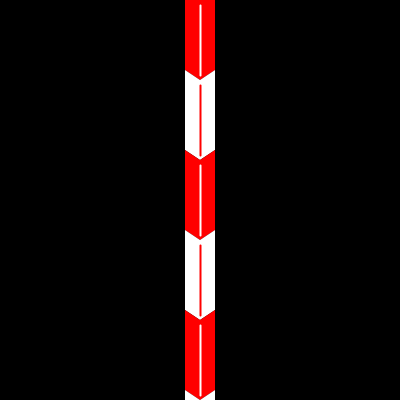
Frame 1 (no input)
Frame 60 (the mouse pressed at the canvas centre just before this capture): identical to frame 1, image omitted
Frame 120 (the mouse held since frame 60 and released just before this capture): identical to frame 1, image omitted

The Processing sketch that drew this single still picture (run headless with seeded random() and noise(); from frame 60 on, the mouse is pressed at the canvas centre):

// Processing sketch: VJ_moyou
// ── VJ_moyou.pde
Arrow a;

void setup(){
  size(400,400);
  background(0,0,0);
  colorMode(HSB,360,100,100,100);
  a=new Arrow(200,0,80,15,10,0,100);
}

void draw(){
  a.arrow_draw();
}

class Arrow{
  float c_x;
  float c_y;
  float lengh;
  float wid;
  float displacement;
  float a_h;
  float a_s;
  float s_point;
  
  Arrow(float x,float y,float l,float w,float d,float h,float s){
    c_x=x;
    c_y=y;
    lengh=l;
    wid=w;
    displacement=d;
    a_h=h;
    a_s=s;
    s_point=5;
  }
  void a_draw(){
    fill(a_h,a_s,100,100);
    noStroke();
    quad(c_x,c_y,c_x,c_y+lengh,c_x+wid,c_y+lengh-displacement,c_x+wid,c_y-displacement);
    quad(c_x,c_y,c_x,c_y+lengh,c_x-wid,c_y+lengh-displacement,c_x-wid,c_y-displacement);
    strokeWeight(2);
    stroke(0,0,100);
    line(c_x,c_y+s_point,c_x,c_y+lengh-s_point);
    fill(0,0,100);
    noStroke();
    quad(c_x,c_y+lengh,c_x,c_y+2*lengh,c_x+wid,c_y+2*lengh-displacement,c_x+wid,c_y+lengh-displacement);
    quad(c_x,c_y+lengh,c_x,c_y+2*lengh,c_x-wid,c_y+2*lengh-displacement,c_x-wid,c_y+lengh-displacement);
    strokeWeight(2);
    stroke(a_h,a_s,100,100);
    line(c_x,c_y+lengh+s_point,c_x,(c_y+2*lengh)-s_point);
  }
  void arrow_draw(){
    for(int i=0;i<4;i++){
      a_draw();
      c_y+=2*lengh;
    }
  }
}
